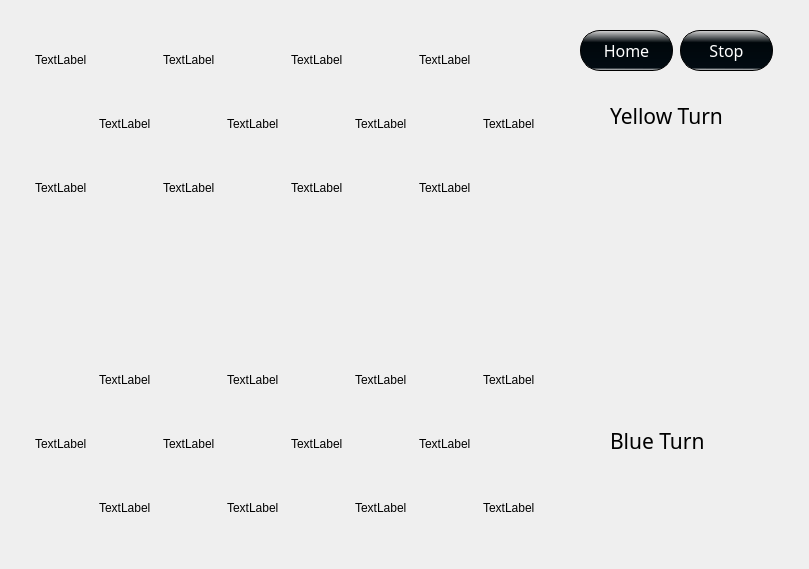
    <widget class="QWidget" name="page_3">
     <widget class="QLabel" name="Board1">
      <property name="geometry">
       <rect>
        <x>0</x>
        <y>20</y>
        <width>800</width>
        <height>540</height>
       </rect>
      </property>
      <property name="text">
       <string/>
      </property>
     </widget>
     <widget class="QLabel" name="b4Label">
      <property name="geometry">
       <rect>
        <x>483</x>
        <y>478</y>
        <width>60</width>
        <height>60</height>
       </rect>
      </property>
      <property name="text">
       <string>TextLabel</string>
      </property>
      <property name="color" stdset="0">
       <string>b</string>
      </property>
      <property name="king" stdset="0">
       <bool>false</bool>
      </property>
     </widget>
     <widget class="QLabel" name="y9Label">
      <property name="geometry">
       <rect>
        <x>35</x>
        <y>158</y>
        <width>60</width>
        <height>60</height>
       </rect>
      </property>
      <property name="text">
       <string>TextLabel</string>
      </property>
      <property name="color" stdset="0">
       <string>y</string>
      </property>
      <property name="king" stdset="0">
       <bool>false</bool>
      </property>
     </widget>
     <widget class="QLabel" name="y8Label">
      <property name="geometry">
       <rect>
        <x>483</x>
        <y>94</y>
        <width>60</width>
        <height>60</height>
       </rect>
      </property>
      <property name="text">
       <string>TextLabel</string>
      </property>
      <property name="color" stdset="0">
       <string>y</string>
      </property>
      <property name="king" stdset="0">
       <bool>false</bool>
      </property>
     </widget>
     <widget class="QLabel" name="y7Label">
      <property name="geometry">
       <rect>
        <x>355</x>
        <y>94</y>
        <width>60</width>
        <height>60</height>
       </rect>
      </property>
      <property name="text">
       <string>TextLabel</string>
      </property>
      <property name="color" stdset="0">
       <string>y</string>
      </property>
      <property name="king" stdset="0">
       <bool>false</bool>
      </property>
     </widget>
     <widget class="QLabel" name="y6Label">
      <property name="geometry">
       <rect>
        <x>227</x>
        <y>94</y>
        <width>60</width>
        <height>60</height>
       </rect>
      </property>
      <property name="text">
       <string>TextLabel</string>
      </property>
      <property name="color" stdset="0">
       <string>y</string>
      </property>
      <property name="king" stdset="0">
       <bool>false</bool>
      </property>
     </widget>
     <widget class="QLabel" name="y5Label">
      <property name="geometry">
       <rect>
        <x>99</x>
        <y>94</y>
        <width>60</width>
        <height>60</height>
       </rect>
      </property>
      <property name="text">
       <string>TextLabel</string>
      </property>
      <property name="color" stdset="0">
       <string>y</string>
      </property>
      <property name="king" stdset="0">
       <bool>false</bool>
      </property>
     </widget>
     <widget class="QLabel" name="y4Label">
      <property name="geometry">
       <rect>
        <x>419</x>
        <y>30</y>
        <width>60</width>
        <height>60</height>
       </rect>
      </property>
      <property name="text">
       <string>TextLabel</string>
      </property>
      <property name="color" stdset="0">
       <string>y</string>
      </property>
      <property name="king" stdset="0">
       <bool>false</bool>
      </property>
     </widget>
     <widget class="QLabel" name="y3Label">
      <property name="geometry">
       <rect>
        <x>291</x>
        <y>30</y>
        <width>60</width>
        <height>60</height>
       </rect>
      </property>
      <property name="text">
       <string>TextLabel</string>
      </property>
      <property name="color" stdset="0">
       <string>y</string>
      </property>
      <property name="king" stdset="0">
       <bool>false</bool>
      </property>
     </widget>
     <widget class="QLabel" name="y1Label">
      <property name="geometry">
       <rect>
        <x>35</x>
        <y>30</y>
        <width>60</width>
        <height>60</height>
       </rect>
      </property>
      <property name="text">
       <string>TextLabel</string>
      </property>
      <property name="color" stdset="0">
       <string>y</string>
      </property>
      <property name="king" stdset="0">
       <bool>false</bool>
      </property>
     </widget>
     <widget class="QLabel" name="y2Label">
      <property name="geometry">
       <rect>
        <x>163</x>
        <y>30</y>
        <width>60</width>
        <height>60</height>
       </rect>
      </property>
      <property name="text">
       <string>TextLabel</string>
      </property>
      <property name="color" stdset="0">
       <string>y</string>
      </property>
      <property name="king" stdset="0">
       <bool>false</bool>
      </property>
     </widget>
     <widget class="QLabel" name="b10Label">
      <property name="geometry">
       <rect>
        <x>227</x>
        <y>350</y>
        <width>60</width>
        <height>60</height>
       </rect>
      </property>
      <property name="text">
       <string>TextLabel</string>
      </property>
      <property name="color" stdset="0">
       <string>b</string>
      </property>
      <property name="king" stdset="0">
       <bool>false</bool>
      </property>
     </widget>
     <widget class="QLabel" name="b8Label">
      <property name="geometry">
       <rect>
        <x>419</x>
        <y>414</y>
        <width>60</width>
        <height>60</height>
       </rect>
      </property>
      <property name="text">
       <string>TextLabel</string>
      </property>
      <property name="color" stdset="0">
       <string>b</string>
      </property>
      <property name="king" stdset="0">
       <bool>false</bool>
      </property>
     </widget>
     <widget class="QLabel" name="b11Label">
      <property name="geometry">
       <rect>
        <x>355</x>
        <y>350</y>
        <width>60</width>
        <height>60</height>
       </rect>
      </property>
      <property name="text">
       <string>TextLabel</string>
      </property>
      <property name="color" stdset="0">
       <string>b</string>
      </property>
      <property name="king" stdset="0">
       <bool>false</bool>
      </property>
     </widget>
     <widget class="QLabel" name="b12Label">
      <property name="geometry">
       <rect>
        <x>483</x>
        <y>350</y>
        <width>60</width>
        <height>60</height>
       </rect>
      </property>
      <property name="text">
       <string>TextLabel</string>
      </property>
      <property name="color" stdset="0">
       <string>b</string>
      </property>
      <property name="king" stdset="0">
       <bool>false</bool>
      </property>
     </widget>
     <widget class="QLabel" name="b7Label">
      <property name="geometry">
       <rect>
        <x>291</x>
        <y>414</y>
        <width>60</width>
        <height>60</height>
       </rect>
      </property>
      <property name="text">
       <string>TextLabel</string>
      </property>
      <property name="color" stdset="0">
       <string>b</string>
      </property>
      <property name="king" stdset="0">
       <bool>false</bool>
      </property>
     </widget>
     <widget class="QLabel" name="b6Label">
      <property name="geometry">
       <rect>
        <x>163</x>
        <y>414</y>
        <width>60</width>
        <height>60</height>
       </rect>
      </property>
      <property name="text">
       <string>TextLabel</string>
      </property>
      <property name="color" stdset="0">
       <string>b</string>
      </property>
      <property name="king" stdset="0">
       <bool>false</bool>
      </property>
     </widget>
     <widget class="QLabel" name="b5Label">
      <property name="geometry">
       <rect>
        <x>35</x>
        <y>414</y>
        <width>60</width>
        <height>60</height>
       </rect>
      </property>
      <property name="text">
       <string>TextLabel</string>
      </property>
      <property name="color" stdset="0">
       <string>b</string>
      </property>
      <property name="isKing" stdset="0">
       <bool>false</bool>
      </property>
      <property name="king" stdset="0">
       <bool>false</bool>
      </property>
     </widget>
     <widget class="QLabel" name="b3Label">
      <property name="geometry">
       <rect>
        <x>355</x>
        <y>478</y>
        <width>60</width>
        <height>60</height>
       </rect>
      </property>
      <property name="text">
       <string>TextLabel</string>
      </property>
      <property name="color" stdset="0">
       <string>b</string>
      </property>
      <property name="king" stdset="0">
       <bool>false</bool>
      </property>
     </widget>
     <widget class="QLabel" name="b2Label">
      <property name="geometry">
       <rect>
        <x>227</x>
        <y>478</y>
        <width>60</width>
        <height>60</height>
       </rect>
      </property>
      <property name="text">
       <string>TextLabel</string>
      </property>
      <property name="color" stdset="0">
       <string>b</string>
      </property>
      <property name="king" stdset="0">
       <bool>false</bool>
      </property>
     </widget>
     <widget class="QLabel" name="b1Label">
      <property name="geometry">
       <rect>
        <x>99</x>
        <y>478</y>
        <width>60</width>
        <height>60</height>
       </rect>
      </property>
      <property name="text">
       <string>TextLabel</string>
      </property>
      <property name="color" stdset="0">
       <string>b</string>
      </property>
      <property name="king" stdset="0">
       <bool>false</bool>
      </property>
     </widget>
     <widget class="QLabel" name="y12Label">
      <property name="geometry">
       <rect>
        <x>419</x>
        <y>158</y>
        <width>60</width>
        <height>60</height>
       </rect>
      </property>
      <property name="text">
       <string>TextLabel</string>
      </property>
      <property name="color" stdset="0">
       <string>y</string>
      </property>
      <property name="king" stdset="0">
       <bool>false</bool>
      </property>
     </widget>
     <widget class="QLabel" name="y11Label">
      <property name="geometry">
       <rect>
        <x>291</x>
        <y>158</y>
        <width>60</width>
        <height>60</height>
       </rect>
      </property>
      <property name="text">
       <string>TextLabel</string>
      </property>
      <property name="color" stdset="0">
       <string>y</string>
      </property>
      <property name="king" stdset="0">
       <bool>false</bool>
      </property>
     </widget>
     <widget class="QLabel" name="y10Label">
      <property name="geometry">
       <rect>
        <x>163</x>
        <y>158</y>
        <width>60</width>
        <height>60</height>
       </rect>
      </property>
      <property name="text">
       <string>TextLabel</string>
      </property>
      <property name="color" stdset="0">
       <string>y</string>
      </property>
      <property name="king" stdset="0">
       <bool>false</bool>
      </property>
     </widget>
     <widget class="QPushButton" name="StopButton">
      <property name="geometry">
       <rect>
        <x>680</x>
        <y>30</y>
        <width>93</width>
        <height>41</height>
       </rect>
      </property>
      <property name="font">
       <font>
        <family>Cooper Black</family>
        <pointsize>12</pointsize>
       </font>
      </property>
      <property name="styleSheet">
       <string notr="true">QPushButton{
	color: white;
	background-color:qlineargradient(spread:reflect, x1:1, y1:0, x2:0.995, y2:1, stop:0 rgba(218, 218, 218, 255), stop:0.305419 rgba(0, 7, 11, 255), stop:0.935961 rgba(2, 11, 18, 255), stop:1 rgba(240, 240, 240, 255));
	border: 1px solid black;
	border-radius: 20px;
}</string>
      </property>
      <property name="text">
       <string>Stop</string>
      </property>
     </widget>
     <widget class="QPushButton" name="HomeButton">
      <property name="geometry">
       <rect>
        <x>580</x>
        <y>30</y>
        <width>93</width>
        <height>41</height>
       </rect>
      </property>
      <property name="font">
       <font>
        <family>Cooper Black</family>
        <pointsize>12</pointsize>
       </font>
      </property>
      <property name="styleSheet">
       <string notr="true">QPushButton{
	color: white;
	background-color:qlineargradient(spread:reflect, x1:1, y1:0, x2:0.995, y2:1, stop:0 rgba(218, 218, 218, 255), stop:0.305419 rgba(0, 7, 11, 255), stop:0.935961 rgba(2, 11, 18, 255), stop:1 rgba(240, 240, 240, 255));
	border: 1px solid black;
	border-radius: 20px;
}</string>
      </property>
      <property name="text">
       <string>Home</string>
      </property>
     </widget>
     <widget class="QPushButton" name="B_2_8">
      <property name="geometry">
       <rect>
        <x>99</x>
        <y>478</y>
        <width>60</width>
        <height>60</height>
       </rect>
      </property>
      <property name="text">
       <string/>
      </property>
      <property name="flat">
       <bool>true</bool>
      </property>
     </widget>
     <widget class="QPushButton" name="B_1_1">
      <property name="geometry">
       <rect>
        <x>35</x>
        <y>30</y>
        <width>60</width>
        <height>60</height>
       </rect>
      </property>
      <property name="text">
       <string/>
      </property>
      <property name="flat">
       <bool>true</bool>
      </property>
     </widget>
     <widget class="QPushButton" name="B_3_3">
      <property name="geometry">
       <rect>
        <x>163</x>
        <y>158</y>
        <width>60</width>
        <height>60</height>
       </rect>
      </property>
      <property name="font">
       <font>
        <family>휴먼편지체</family>
       </font>
      </property>
      <property name="text">
       <string/>
      </property>
      <property name="flat">
       <bool>true</bool>
      </property>
     </widget>
     <widget class="QPushButton" name="B_1_3">
      <property name="geometry">
       <rect>
        <x>35</x>
        <y>158</y>
        <width>60</width>
        <height>60</height>
       </rect>
      </property>
      <property name="text">
       <string/>
      </property>
      <property name="flat">
       <bool>true</bool>
      </property>
     </widget>
     <widget class="QPushButton" name="B_5_1">
      <property name="geometry">
       <rect>
        <x>291</x>
        <y>30</y>
        <width>60</width>
        <height>60</height>
       </rect>
      </property>
      <property name="text">
       <string/>
      </property>
      <property name="flat">
       <bool>true</bool>
      </property>
     </widget>
     <widget class="QPushButton" name="B_8_2">
      <property name="geometry">
       <rect>
        <x>483</x>
        <y>94</y>
        <width>60</width>
        <height>60</height>
       </rect>
      </property>
      <property name="text">
       <string/>
      </property>
      <property name="flat">
       <bool>true</bool>
      </property>
     </widget>
     <widget class="QPushButton" name="B_4_2">
      <property name="geometry">
       <rect>
        <x>227</x>
        <y>94</y>
        <width>60</width>
        <height>60</height>
       </rect>
      </property>
      <property name="text">
       <string/>
      </property>
      <property name="flat">
       <bool>true</bool>
      </property>
     </widget>
     <widget class="QPushButton" name="B_2_2">
      <property name="geometry">
       <rect>
        <x>99</x>
        <y>94</y>
        <width>60</width>
        <height>60</height>
       </rect>
      </property>
      <property name="text">
       <string/>
      </property>
      <property name="flat">
       <bool>true</bool>
      </property>
     </widget>
     <widget class="QPushButton" name="B_7_1">
      <property name="geometry">
       <rect>
        <x>419</x>
        <y>30</y>
        <width>60</width>
        <height>60</height>
       </rect>
      </property>
      <property name="text">
       <string/>
      </property>
      <property name="flat">
       <bool>true</bool>
      </property>
     </widget>
     <widget class="QPushButton" name="B_4_8">
      <property name="geometry">
       <rect>
        <x>227</x>
        <y>478</y>
        <width>60</width>
        <height>60</height>
       </rect>
      </property>
      <property name="text">
       <string/>
      </property>
      <property name="flat">
       <bool>true</bool>
      </property>
     </widget>
     <widget class="QPushButton" name="B_6_8">
      <property name="geometry">
       <rect>
        <x>355</x>
        <y>478</y>
        <width>60</width>
        <height>60</height>
       </rect>
      </property>
      <property name="text">
       <string/>
      </property>
      <property name="flat">
       <bool>true</bool>
      </property>
     </widget>
     <widget class="QPushButton" name="B_8_8">
      <property name="geometry">
       <rect>
        <x>483</x>
        <y>478</y>
        <width>60</width>
        <height>60</height>
       </rect>
      </property>
      <property name="text">
       <string/>
      </property>
      <property name="flat">
       <bool>true</bool>
      </property>
     </widget>
     <widget class="QPushButton" name="B_1_7">
      <property name="geometry">
       <rect>
        <x>35</x>
        <y>414</y>
        <width>60</width>
        <height>60</height>
       </rect>
      </property>
      <property name="text">
       <string/>
      </property>
      <property name="flat">
       <bool>true</bool>
      </property>
     </widget>
     <widget class="QPushButton" name="B_3_7">
      <property name="geometry">
       <rect>
        <x>163</x>
        <y>414</y>
        <width>60</width>
        <height>60</height>
       </rect>
      </property>
      <property name="text">
       <string/>
      </property>
      <property name="flat">
       <bool>true</bool>
      </property>
     </widget>
     <widget class="QPushButton" name="B_5_7">
      <property name="geometry">
       <rect>
        <x>291</x>
        <y>414</y>
        <width>60</width>
        <height>60</height>
       </rect>
      </property>
      <property name="text">
       <string/>
      </property>
      <property name="flat">
       <bool>true</bool>
      </property>
     </widget>
     <widget class="QPushButton" name="B_7_7">
      <property name="geometry">
       <rect>
        <x>419</x>
        <y>414</y>
        <width>60</width>
        <height>60</height>
       </rect>
      </property>
      <property name="text">
       <string/>
      </property>
      <property name="flat">
       <bool>true</bool>
      </property>
     </widget>
     <widget class="QPushButton" name="B_2_6">
      <property name="geometry">
       <rect>
        <x>99</x>
        <y>350</y>
        <width>60</width>
        <height>60</height>
       </rect>
      </property>
      <property name="font">
       <font>
        <kerning>true</kerning>
       </font>
      </property>
      <property name="text">
       <string/>
      </property>
      <property name="flat">
       <bool>true</bool>
      </property>
     </widget>
     <widget class="QPushButton" name="B_6_6">
      <property name="geometry">
       <rect>
        <x>355</x>
        <y>350</y>
        <width>60</width>
        <height>59</height>
       </rect>
      </property>
      <property name="text">
       <string/>
      </property>
      <property name="flat">
       <bool>true</bool>
      </property>
     </widget>
     <widget class="QPushButton" name="B_8_6">
      <property name="geometry">
       <rect>
        <x>483</x>
        <y>350</y>
        <width>60</width>
        <height>60</height>
       </rect>
      </property>
      <property name="text">
       <string/>
      </property>
      <property name="flat">
       <bool>true</bool>
      </property>
     </widget>
     <widget class="QPushButton" name="B_3_1">
      <property name="geometry">
       <rect>
        <x>163</x>
        <y>30</y>
        <width>60</width>
        <height>60</height>
       </rect>
      </property>
      <property name="text">
       <string/>
      </property>
      <property name="flat">
       <bool>true</bool>
      </property>
     </widget>
     <widget class="QPushButton" name="B_6_2">
      <property name="geometry">
       <rect>
        <x>355</x>
        <y>94</y>
        <width>60</width>
        <height>60</height>
       </rect>
      </property>
      <property name="text">
       <string/>
      </property>
      <property name="flat">
       <bool>true</bool>
      </property>
     </widget>
     <widget class="QPushButton" name="B_7_3">
      <property name="geometry">
       <rect>
        <x>419</x>
        <y>158</y>
        <width>60</width>
        <height>60</height>
       </rect>
      </property>
      <property name="text">
       <string/>
      </property>
      <property name="flat">
       <bool>true</bool>
      </property>
     </widget>
     <widget class="QPushButton" name="B_5_3">
      <property name="geometry">
       <rect>
        <x>291</x>
        <y>158</y>
        <width>60</width>
        <height>60</height>
       </rect>
      </property>
      <property name="text">
       <string/>
      </property>
      <property name="flat">
       <bool>true</bool>
      </property>
     </widget>
     <widget class="QLabel" name="b9Label">
      <property name="geometry">
       <rect>
        <x>99</x>
        <y>350</y>
        <width>60</width>
        <height>60</height>
       </rect>
      </property>
      <property name="text">
       <string>TextLabel</string>
      </property>
      <property name="textFormat">
       <enum>Qt::MarkdownText</enum>
      </property>
      <property name="color" stdset="0">
       <string>b</string>
      </property>
      <property name="king" stdset="0">
       <bool>false</bool>
      </property>
     </widget>
     <widget class="QPushButton" name="B_4_6">
      <property name="geometry">
       <rect>
        <x>227</x>
        <y>350</y>
        <width>60</width>
        <height>60</height>
       </rect>
      </property>
      <property name="text">
       <string/>
      </property>
      <property name="flat">
       <bool>true</bool>
      </property>
     </widget>
     <widget class="QPushButton" name="B_2_4">
      <property name="geometry">
       <rect>
        <x>99</x>
        <y>222</y>
        <width>60</width>
        <height>60</height>
       </rect>
      </property>
      <property name="text">
       <string/>
      </property>
      <property name="flat">
       <bool>true</bool>
      </property>
     </widget>
     <widget class="QPushButton" name="B_4_4">
      <property name="geometry">
       <rect>
        <x>227</x>
        <y>222</y>
        <width>60</width>
        <height>60</height>
       </rect>
      </property>
      <property name="text">
       <string/>
      </property>
      <property name="flat">
       <bool>true</bool>
      </property>
     </widget>
     <widget class="QPushButton" name="B_6_4">
      <property name="geometry">
       <rect>
        <x>355</x>
        <y>222</y>
        <width>60</width>
        <height>60</height>
       </rect>
      </property>
      <property name="text">
       <string/>
      </property>
      <property name="flat">
       <bool>true</bool>
      </property>
     </widget>
     <widget class="QPushButton" name="B_8_4">
      <property name="geometry">
       <rect>
        <x>483</x>
        <y>222</y>
        <width>60</width>
        <height>60</height>
       </rect>
      </property>
      <property name="text">
       <string/>
      </property>
      <property name="flat">
       <bool>true</bool>
      </property>
     </widget>
     <widget class="QPushButton" name="B_1_5">
      <property name="geometry">
       <rect>
        <x>35</x>
        <y>286</y>
        <width>60</width>
        <height>60</height>
       </rect>
      </property>
      <property name="text">
       <string/>
      </property>
      <property name="flat">
       <bool>true</bool>
      </property>
     </widget>
     <widget class="QPushButton" name="B_3_5">
      <property name="geometry">
       <rect>
        <x>163</x>
        <y>286</y>
        <width>60</width>
        <height>60</height>
       </rect>
      </property>
      <property name="text">
       <string/>
      </property>
      <property name="flat">
       <bool>true</bool>
      </property>
     </widget>
     <widget class="QPushButton" name="B_5_5">
      <property name="geometry">
       <rect>
        <x>291</x>
        <y>286</y>
        <width>60</width>
        <height>60</height>
       </rect>
      </property>
      <property name="text">
       <string/>
      </property>
      <property name="flat">
       <bool>true</bool>
      </property>
     </widget>
     <widget class="QPushButton" name="B_7_5">
      <property name="geometry">
       <rect>
        <x>419</x>
        <y>286</y>
        <width>60</width>
        <height>60</height>
       </rect>
      </property>
      <property name="text">
       <string/>
      </property>
      <property name="flat">
       <bool>true</bool>
      </property>
     </widget>
     <widget class="QLabel" name="yTurnLabel">
      <property name="geometry">
       <rect>
        <x>610</x>
        <y>80</y>
        <width>181</width>
        <height>71</height>
       </rect>
      </property>
      <property name="palette">
       <palette>
        <active>
         <colorrole role="WindowText">
          <brush brushstyle="SolidPattern">
           <color alpha="255">
            <red>221</red>
            <green>207</green>
            <blue>10</blue>
           </color>
          </brush>
         </colorrole>
         <colorrole role="Link">
          <brush brushstyle="SolidPattern">
           <color alpha="255">
            <red>255</red>
            <green>255</green>
            <blue>255</blue>
           </color>
          </brush>
         </colorrole>
        </active>
        <inactive>
         <colorrole role="WindowText">
          <brush brushstyle="SolidPattern">
           <color alpha="255">
            <red>0</red>
            <green>0</green>
            <blue>0</blue>
           </color>
          </brush>
         </colorrole>
         <colorrole role="Link">
          <brush brushstyle="SolidPattern">
           <color alpha="255">
            <red>0</red>
            <green>0</green>
            <blue>255</blue>
           </color>
          </brush>
         </colorrole>
        </inactive>
        <disabled>
         <colorrole role="WindowText">
          <brush brushstyle="SolidPattern">
           <color alpha="255">
            <red>120</red>
            <green>120</green>
            <blue>120</blue>
           </color>
          </brush>
         </colorrole>
         <colorrole role="Link">
          <brush brushstyle="SolidPattern">
           <color alpha="255">
            <red>0</red>
            <green>0</green>
            <blue>255</blue>
           </color>
          </brush>
         </colorrole>
        </disabled>
       </palette>
      </property>
      <property name="font">
       <font>
        <family>Cooper Black</family>
        <pointsize>16</pointsize>
       </font>
      </property>
      <property name="tabletTracking">
       <bool>false</bool>
      </property>
      <property name="text">
       <string>Yellow Turn</string>
      </property>
     </widget>
     <widget class="QLabel" name="bTurnLabel">
      <property name="geometry">
       <rect>
        <x>610</x>
        <y>410</y>
        <width>151</width>
        <height>61</height>
       </rect>
      </property>
      <property name="palette">
       <palette>
        <active>
         <colorrole role="WindowText">
          <brush brushstyle="SolidPattern">
           <color alpha="255">
            <red>0</red>
            <green>0</green>
            <blue>255</blue>
           </color>
          </brush>
         </colorrole>
        </active>
        <inactive>
         <colorrole role="WindowText">
          <brush brushstyle="SolidPattern">
           <color alpha="255">
            <red>0</red>
            <green>0</green>
            <blue>0</blue>
           </color>
          </brush>
         </colorrole>
        </inactive>
        <disabled>
         <colorrole role="WindowText">
          <brush brushstyle="SolidPattern">
           <color alpha="255">
            <red>120</red>
            <green>120</green>
            <blue>120</blue>
           </color>
          </brush>
         </colorrole>
        </disabled>
       </palette>
      </property>
      <property name="font">
       <font>
        <family>Cooper Black</family>
        <pointsize>16</pointsize>
       </font>
      </property>
      <property name="text">
       <string>Blue Turn</string>
      </property>
     </widget>
     <zorder>Board1</zorder>
     <zorder>b4Label</zorder>
     <zorder>y9Label</zorder>
     <zorder>y8Label</zorder>
     <zorder>y7Label</zorder>
     <zorder>y6Label</zorder>
     <zorder>y5Label</zorder>
     <zorder>y4Label</zorder>
     <zorder>y3Label</zorder>
     <zorder>y1Label</zorder>
     <zorder>y2Label</zorder>
     <zorder>b10Label</zorder>
     <zorder>b8Label</zorder>
     <zorder>b11Label</zorder>
     <zorder>b12Label</zorder>
     <zorder>b7Label</zorder>
     <zorder>b6Label</zorder>
     <zorder>b5Label</zorder>
     <zorder>b3Label</zorder>
     <zorder>b2Label</zorder>
     <zorder>b1Label</zorder>
     <zorder>y12Label</zorder>
     <zorder>y11Label</zorder>
     <zorder>y10Label</zorder>
     <zorder>StopButton</zorder>
     <zorder>HomeButton</zorder>
     <zorder>b9Label</zorder>
     <zorder>yTurnLabel</zorder>
     <zorder>bTurnLabel</zorder>
     <zorder>B_1_1</zorder>
     <zorder>B_1_3</zorder>
     <zorder>B_1_5</zorder>
     <zorder>B_1_7</zorder>
     <zorder>B_2_2</zorder>
     <zorder>B_2_4</zorder>
     <zorder>B_2_6</zorder>
     <zorder>B_2_8</zorder>
     <zorder>B_3_1</zorder>
     <zorder>B_3_3</zorder>
     <zorder>B_3_5</zorder>
     <zorder>B_3_7</zorder>
     <zorder>B_4_2</zorder>
     <zorder>B_4_4</zorder>
     <zorder>B_4_6</zorder>
     <zorder>B_4_8</zorder>
     <zorder>B_5_1</zorder>
     <zorder>B_5_3</zorder>
     <zorder>B_5_5</zorder>
     <zorder>B_5_7</zorder>
     <zorder>B_6_2</zorder>
     <zorder>B_6_4</zorder>
     <zorder>B_6_6</zorder>
     <zorder>B_6_8</zorder>
     <zorder>B_7_1</zorder>
     <zorder>B_7_3</zorder>
     <zorder>B_7_5</zorder>
     <zorder>B_7_7</zorder>
     <zorder>B_8_2</zorder>
     <zorder>B_8_4</zorder>
     <zorder>B_8_6</zorder>
     <zorder>B_8_8</zorder>
    </widget>
